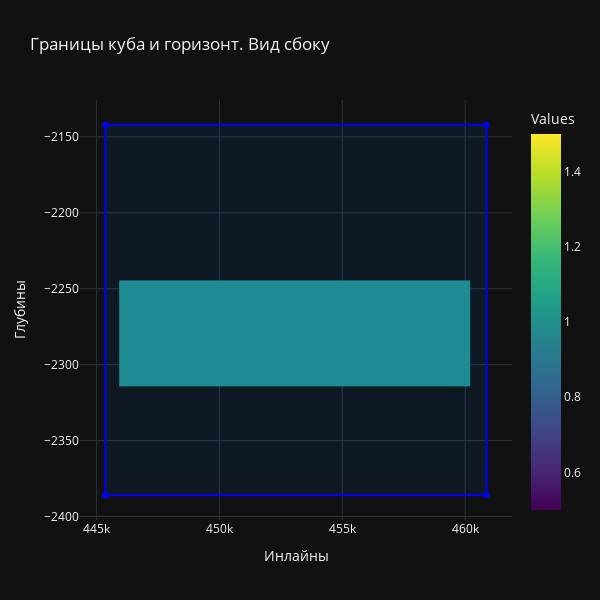

Here is the notebook cell this chart was saved with:
### Code cell
yy = []
for _ in range(len(set(x_set))*len(set(z_set))):
    yy.append(1)
zz = []
for k in z_set:
    zz.append(-1*k)
show_grafic_2(poligon_cub_sboky, x_set, zz, yy)

### Figure 1 — Plotly figure (JSON) as saved in the notebook; plotly's stock layout.template omitted (floating-point values rounded to 4 significant figures; data arrays with more than 128 entries replaced by an {"elided": "..."} marker saying what was removed)
{"data": [{"colorbar": {"title": {"text": "Values"}}, "colorscale": [[0.0, "#440154"], [0.1111, "#482878"], [0.2222, "#3e4989"], [0.3333, "#31688e"], [0.4444, "#26828e"], [0.5556, "#1f9e89"], [0.6667, "#35b779"], [0.7778, "#6ece58"], [0.8889, "#b5de2b"], [1.0, "#fde725"]], "x": {"elided": "286 int values"}, "y": [-2314, -2313, -2312, -2311, -2310, -2309, -2308, -2307, -2306, -2305, -2304, -2303, -2302, -2301, -2300, -2299, -2298, -2297, -2296, -2295, -2294, -2293, -2292, -2291, -2290, -2289, -2288, -2287, -2286, -2285, -2284, -2283, -2282, -2281, -2280, -2279, -2278, -2277, -2276, -2275, -2274, -2273, -2272, -2271, -2270, -2269, -2268, -2267, -2266, -2265, -2264, -2263, -2262, -2261, -2260, -2259, -2258, -2257, -2256, -2255, -2254, -2253, -2252, -2251, -2250, -2249, -2248, -2247, -2246, -2245], "z": {"elided": "70x286 int values"}, "type": "heatmap"}, {"fill": "toself", "fillcolor": "rgba(0, 100, 200, 0.1)", "line": {"color": "blue"}, "name": "Polygon", "x": [445358, 445358, 460875, 460875, 445358, 445358], "y": [-2386.0, -2142.0, -2142.0, -2386.0, -2386.0, -2386.0], "type": "scatter"}], "layout": {"title": {"text": "Границы куба и горизонт. Вид сбоку"}, "xaxis": {"title": {"text": "Инлайны"}}, "yaxis": {"title": {"text": "Глубины"}}, "height": 600, "width": 600}}
